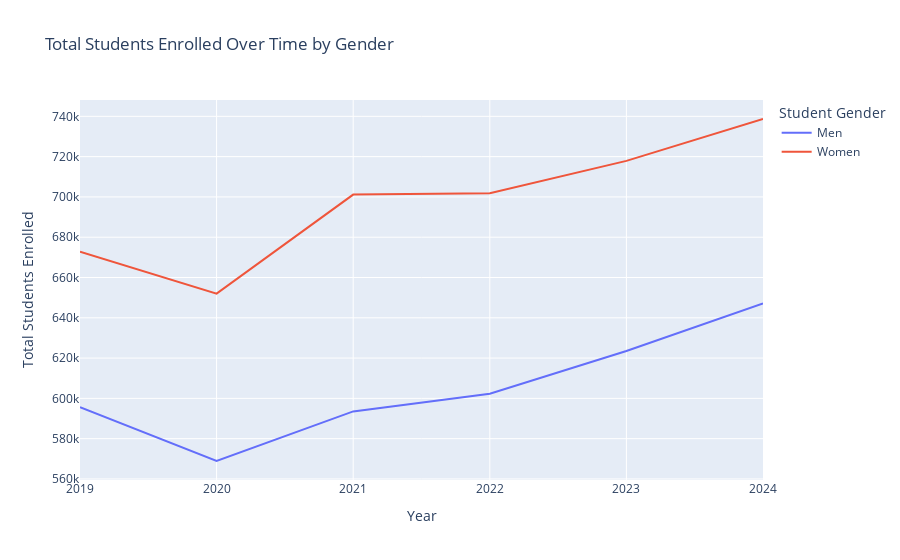

Source (notebook cell):
### Code cell
fig2 = px.line(
    gender,
    x='Year',
    y='Count',
    color='Student Gender',
    title='Total Students Enrolled Over Time by Gender',
    labels={'year': 'Year', 'Count': 'Total Students Enrolled', 'Student Gender':'Student Gender'})
fig2

### Figure 1 — Plotly figure (JSON) as saved in the notebook; plotly's stock layout.template omitted (floating-point values rounded to 4 significant figures)
{"data": [{"hovertemplate": "Student Gender=Men<br>Year=%{x}<br>Total Students Enrolled=%{y}<extra></extra>", "legendgroup": "Men", "line": {"color": "#636efa", "dash": "solid"}, "marker": {"symbol": "circle"}, "mode": "lines", "name": "Men", "orientation": "v", "showlegend": true, "type": "scatter", "x": [2019, 2020, 2021, 2022, 2023, 2024], "xaxis": "x", "y": [595637, 568913, 593534, 602296, 623543, 647133], "yaxis": "y"}, {"hovertemplate": "Student Gender=Women<br>Year=%{x}<br>Total Students Enrolled=%{y}<extra></extra>", "legendgroup": "Women", "line": {"color": "#EF553B", "dash": "solid"}, "marker": {"symbol": "circle"}, "mode": "lines", "name": "Women", "orientation": "v", "showlegend": true, "type": "scatter", "x": [2019, 2020, 2021, 2022, 2023, 2024], "xaxis": "x", "y": [672846, 651985, 701165, 701836, 717890, 738681], "yaxis": "y"}], "layout": {"autosize": true, "legend": {"title": {"text": "Student Gender"}, "tracegroupgap": 0}, "title": {"text": "Total Students Enrolled Over Time by Gender"}, "xaxis": {"anchor": "y", "autorange": true, "domain": [0, 1], "range": [2019, 2024], "title": {"text": "Year"}, "type": "linear"}, "yaxis": {"anchor": "x", "autorange": true, "domain": [0, 1], "range": [559500.0, 748100.0], "title": {"text": "Total Students Enrolled"}, "type": "linear"}}}
